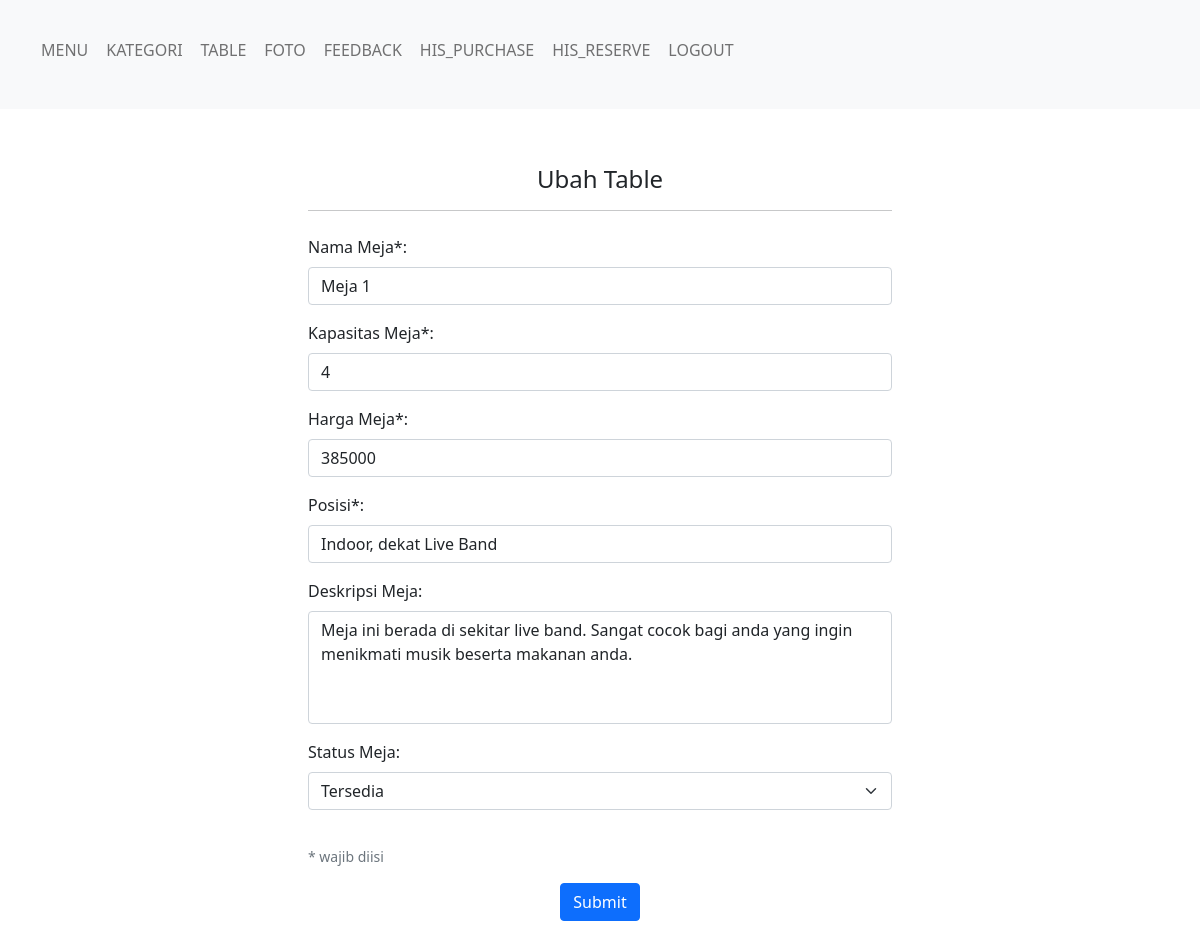
Page /administrator/addEditTable.php?id=7 (signed in) on the committed database.
### tables this page shows
CREATE TABLE IF NOT EXISTS `reserve_table_tb` (
  `id` int(255) NOT NULL AUTO_INCREMENT,
  `nama_meja` varchar(255) NOT NULL,
  `kapasitas` int(10) NOT NULL DEFAULT 0,
  `harga` int(10) NOT NULL DEFAULT 0,
  `posisi` varchar(255) NOT NULL,
  `deskripsi` varchar(255) DEFAULT '',
  `status` varchar(50) NOT NULL,
  PRIMARY KEY (`id`)
);

### administrator/addEditTable.php (the view, shortened to what this page needs)
<?php
    include('_dbconfig/dbConfig.php');
    if(isset($_GET['id'])){
        $id = $_GET['id'];
        $stmt = $db->prepare('SELECT * FROM reserve_table_tb WHERE id = :id');
        $stmt->bindParam(':id', $id, PDO::PARAM_INT, 255);
        $stmt->execute();
        $output = $stmt->fetch(PDO::FETCH_ASSOC);
    }
?>
<!DOCTYPE html>
<html translate="no">
    <head>
        <?php include("_library/lib-include.php") ?>
    </head>
    <body>
        <?php
            include('_framework/header.php');
        ?>
        <div class="mt-5 p-2 m-auto" style="max-width: 600px">
            <h4 class="text-center">
                <?php
                    if(isset($_GET['id'])){
                        echo 'Ubah Table';
                    }
                    else{
                        echo 'Tambahkan Table Baru';
                    }
                ?>
            </h4>
            <hr>
            <form action="<?php
                if(isset($_GET['id'])){
                    echo 'editTable.php';
                }
                else{
                    echo 'addTable.php';
                }
            ?>" method="POST" enctype="multipart/form-data">
                <div class="py-2">
                    <label class="form-label" for="namaTable">Nama Meja*:</label>
                    <input id="namaTable" name="namaTable" value="<?php
                        if(isset($_GET['id'])){
                            echo $output['nama_meja'];
                        }
                    ?>" type="text" class="form-control" required/>
                </div>
                <div class="py-2">
                    <label class="form-label" for="kapasitasTable">Kapasitas Meja*:</label>
                    <input id="kapasitasTable" name="kapasitasTable" value="<?php
                        if(isset($_GET['id'])){
                            echo $output['kapasitas'];
                        }
                    ?>" type="text" class="form-control" required/>
                </div>
                <div class="py-2">
                    <label class="form-label" for="hargaTable">Harga Meja*:</label>
                    <input id="hargaTable" name="hargaTable" value="<?php
                        if(isset($_GET['id'])){
                            echo $output['harga'];
                        }
                    ?>" type="text" class="form-control" required/>
                </div>
                <div class="py-2">
                    <label class="form-label" for="posisiTable">Posisi*:</label>
                    <input id="posisiTable" name="posisiTable" value="<?php
                        if(isset($_GET['id'])){
                            echo $output['posisi'];
                        }
                    ?>" type="text" class="form-control" required/>
                </div>
                <div class="py-2">
                    <label class="form-label" for="deskripsiTable">Deskripsi Meja:</label>
                    <textarea id="deskripsiTable" name="deskripsiTable" class="form-control" style="resize: none;height:3cm"><?php
                        if(isset($_GET['id'])){
                            echo $output['deskripsi'];
                        }
                    ?></textarea>
                </div>
                <div class="py-2">
                    <label class="form-label" for="statusTable">Status Meja:</label>
                    <select class="form-select" id="statusTable" name="statusTable">
                        <option value="tersedia" <?php
                        if(isset($_GET['id'])){
                            if($output['status']=='tersedia'){
                                echo 'selected';
                            }
                        }
                        ?>>Tersedia</option>
                    </select>
                </div>
                <br>
                <p class="form-text">* wajib diisi</p>
                <p class="text-center">
                    <button type="submit" name="submitBtn" class="btn btn-primary">Submit</button>
                </p>
            </form>
        </div>
    </body>
</html>

### rows in the picture
reserve_table_tb: namaTable "Meja 1", kapasitasTable "4", hargaTable "385000", posisiTable "Indoor, dekat Live Band", deskripsiTable "Meja ini berada di sekitar live band. Sangat cocok bagi anda yang ingin menikmati musik beserta makanan anda.", statusTable "Tersedia"
